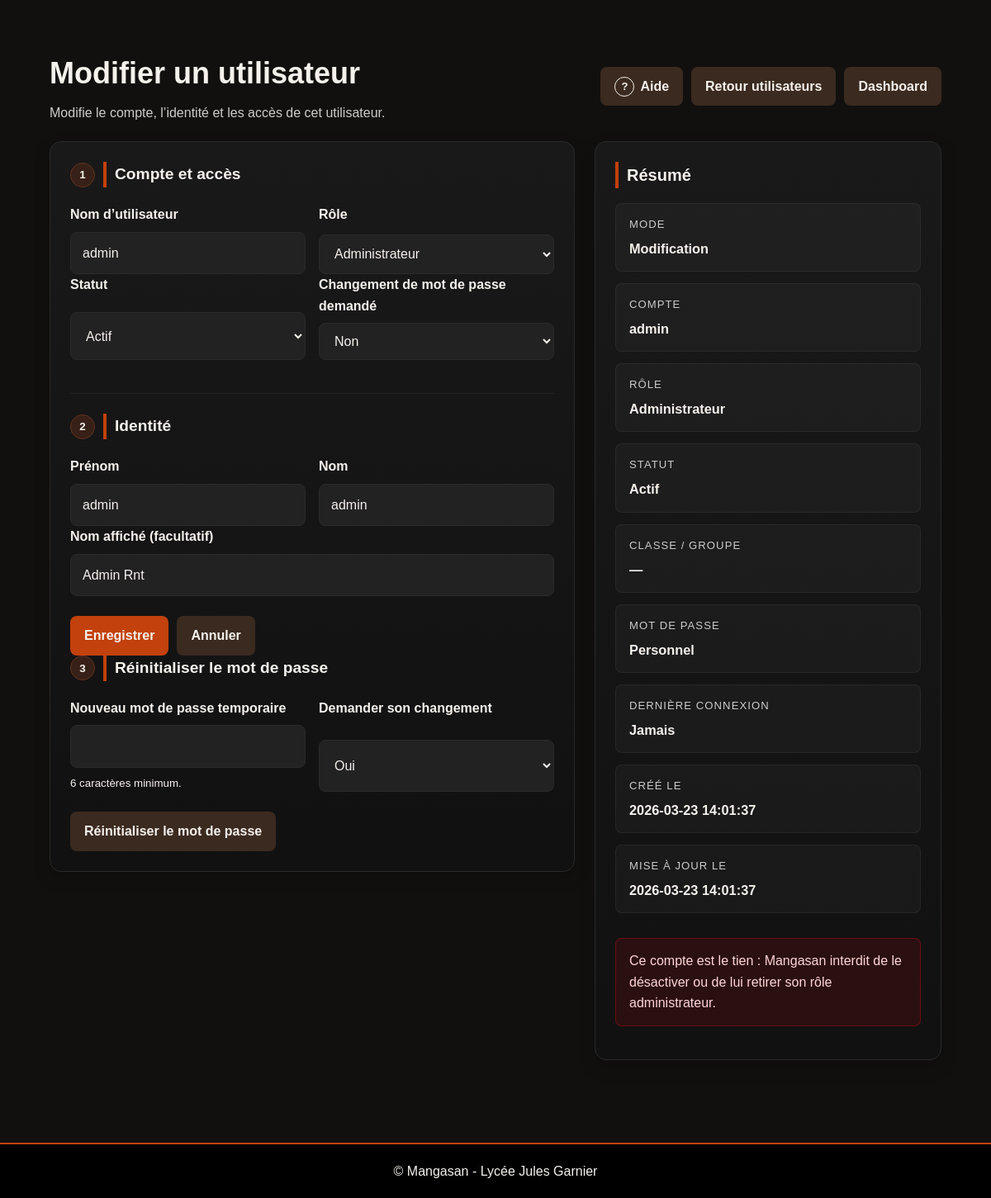
/admin/user_edit.php?id=1 (signed in), run on the app's committed database.
### tables this page shows
CREATE TABLE `users` (
  `id` int(10) UNSIGNED NOT NULL,
  `role_id` int(10) UNSIGNED NOT NULL,
  `username` varchar(100) NOT NULL,
  `first_name` varchar(100) NOT NULL,
  `last_name` varchar(100) NOT NULL,
  `display_name` varchar(150) DEFAULT NULL,
  `class_name` varchar(100) DEFAULT NULL,
  `password_hash` varchar(255) NOT NULL,
  `status` enum('active','inactive') NOT NULL DEFAULT 'active',
  `must_change_password` tinyint(1) NOT NULL DEFAULT 0,
  `created_at` datetime NOT NULL DEFAULT current_timestamp(),
  `updated_at` datetime NOT NULL DEFAULT current_timestamp() ON UPDATE current_timestamp(),
  `last_login_at` datetime DEFAULT NULL
);

CREATE TABLE `roles` (
  `id` int(10) UNSIGNED NOT NULL,
  `name` varchar(50) NOT NULL,
  `label` varchar(100) NOT NULL,
  `created_at` datetime NOT NULL DEFAULT current_timestamp()
);

### includes/auth.php (called while the page is built, shortened)
<?php
function getCurrentUserId(): ?int
{
    return isset($_SESSION['user_id']) ? (int)$_SESSION['user_id'] : null;
}

### admin/user_edit.php (the view, shortened to what this page needs)
<?php
require_once __DIR__ . '/../includes/db.php';
require_once __DIR__ . '/../includes/auth.php';
function e(?string $value): string
{
    return htmlspecialchars((string) $value, ENT_QUOTES, 'UTF-8');
}
$userId = filter_input(INPUT_GET, 'id', FILTER_VALIDATE_INT);
$isEditMode = $userId !== false && $userId !== null;
$rolesStmt = $pdo->query(
    "SELECT id, name, label
     FROM roles
     WHERE name IN ('member', 'admin')
     ORDER BY CASE WHEN name = 'member' THEN 1 WHEN name = 'admin' THEN 2 ELSE 3 END, label ASC"
);
$assignableRoles = $rolesStmt->fetchAll();
$defaultRoleId = null;
foreach ($assignableRoles as $role) {
    if ((string) $role['name'] === 'member') {
        $defaultRoleId = (int) $role['id'];
        break;
    }
}
$user = [
    'id' => null,
    'role_id' => $defaultRoleId,
    'role_name' => 'member',
    'role_label' => 'Membre',
    'username' => '',
    'first_name' => '',
    'last_name' => '',
    'display_name' => '',
    'class_name' => '',
    'status' => 'active',
    'must_change_password' => 1,
    'created_at' => '',
    'updated_at' => '',
    'last_login_at' => ''
];
if ($isEditMode) {
    $stmt = $pdo->prepare(
        "SELECT
            users.*,
            roles.name AS role_name,
            roles.label AS role_label
         FROM users
         INNER JOIN roles ON roles.id = users.role_id
         WHERE users.id = :id
         LIMIT 1"
    );
    $stmt->execute([
        'id' => $userId
    ]);
    $row = $stmt->fetch();
    $user = $row;
}
$currentUserId = getCurrentUserId();
$isSelf = $isEditMode && $currentUserId === (int) $user['id'];
require_once __DIR__ . '/../includes/header.php';
?>
<main class="admin-dashboard-page admin-user-edit-page">
    <section class="home-section">
        <div class="container">
            <div class="admin-toolbar" id="userEditHelpHeading">
                <div class="admin-page-heading">
                    <h1><?php echo $isEditMode ? 'Modifier un utilisateur' : 'Créer un utilisateur'; ?></h1>
                    <p><?php echo $isEditMode ? 'Modifie le compte, l’identité et les accès de cet utilisateur.' : 'Crée un nouveau compte membre ou administrateur.'; ?></p>
                </div>
                <div class="admin-toolbar-actions">
                    <button type="button" class="btn btn-secondary admin-help-launch" data-admin-help-open>Aide</button>
                    <a href="/mangasan/admin/users.php" class="btn btn-secondary">Retour utilisateurs</a>
                    <a href="/mangasan/admin/index.php" class="btn btn-secondary">Dashboard</a>
                </div>
            </div>
            <div class="admin-layout-two-columns admin-user-edit-layout">
                <div class="admin-panel admin-user-edit-form-panel">
                    <form
                        method="post"
                        action="<?php echo $isEditMode ? '/mangasan/actions/user_update.php' : '/mangasan/actions/user_create.php'; ?>"
                        class="admin-form"
                        id="userEditForm"
                    >
                        <section class="admin-form-section admin-user-edit-section" id="userEditHelpAccount">
                            <div class="admin-form-section-heading">
                                <div>
                                    <span class="admin-form-section-kicker">1</span>
                                    <h2>Compte et accès</h2>
                                </div>
                            </div>
                            <div class="admin-form-grid">
                                <div class="admin-field">
                                    <label for="username">Nom d’utilisateur</label>
                                    <input type="text" id="username" name="username" value="<?php echo e((string) $user['username']); ?>" required autocomplete="off">
                                </div>
                                <div class="admin-field" id="userEditHelpRole">
                                    <label for="role_id">Rôle</label>
                                    <select id="role_id" name="role_id" required>
                                        <?php foreach ($assignableRoles as $role): ?>
                                            <option
                                                value="<?php echo (int) $role['id']; ?>"
                                                data-role-name="<?php echo e((string) $role['name']); ?>"
                                                <?php echo (int) $user['role_id'] === (int) $role['id'] ? 'selected' : ''; ?>
                                            >
                                                <?php echo e((string) $role['label']); ?>
                                            </option>
                                        <?php endforeach; ?>
                                    </select>
                                </div>
                            </div>
                            <div class="admin-form-grid">
                                <div class="admin-field">
                                    <label for="status">Statut</label>
                                    <select id="status" name="status">
                                        <option value="active" <?php echo (string) $user['status'] === 'active' ? 'selected' : ''; ?>>Actif</option>
                                    </select>
                                </div>
                                <div class="admin-field" id="userEditHelpPasswordFlag">
                                    <label for="must_change_password">Changement de mot de passe demandé</label>
                                    <select id="must_change_password" name="must_change_password">
                                        <option value="0" <?php echo (int) $user['must_change_password'] === 0 ? 'selected' : ''; ?>>Non</option>
                                    </select>
                                </div>
                            </div>
                        </section>
                        <section class="admin-form-section admin-user-edit-section" id="userEditHelpIdentity">
                            <div class="admin-form-section-heading">
                                <div>
                                    <span class="admin-form-section-kicker">2</span>
                                    <h2>Identité</h2>
                                </div>
                            </div>
                            <div class="admin-form-grid">
                                <div class="admin-field">
                                    <label for="first_name">Prénom</label>
                                    <input type="text" id="first_name" name="first_name" value="<?php echo e((string) $user['first_name']); ?>" required>
                                </div>
                                <div class="admin-field">
                                    <label for="last_name">Nom</label>
                                    <input type="text" id="last_name" name="last_name" value="<?php echo e((string) $user['last_name']); ?>" required>
                                </div>
                            </div>
                            <div class="admin-field">
                                <label for="display_name">Nom affiché <span class="admin-field-optional">(facultatif)</span></label>
                                <input type="text" id="display_name" name="display_name" value="<?php echo e((string) $user['display_name']); ?>">
                            </div>
                        </section>
                        <div class="admin-form-actions admin-user-edit-form-actions" id="userEditHelpSave">
                            <button type="submit" class="btn btn-primary"><?php echo $isEditMode ? 'Enregistrer' : 'Créer'; ?></button>
                            <a href="/mangasan/admin/users.php" class="btn btn-secondary">Annuler</a>
                        </div>
                    </form>
                    <?php if ($isEditMode): ?>
                        <section class="admin-form-section admin-user-edit-section admin-user-password-section" id="userEditHelpPasswordReset">
                            <div class="admin-form-section-heading">
                                <div>
                                    <span class="admin-form-section-kicker">3</span>
                                    <h2>Réinitialiser le mot de passe</h2>
                                </div>
                            </div>
                            <form method="post" action="/mangasan/actions/user_reset_password.php" class="admin-form" id="userResetPasswordForm">
                                <div class="admin-form-grid">
                                    <div class="admin-field">
                                        <label for="new_password">Nouveau mot de passe temporaire</label>
                                        <input type="password" id="new_password" name="new_password" minlength="6" required autocomplete="new-password">
                                        <small class="admin-help-text">6 caractères minimum.</small>
                                    </div>
                                    <div class="admin-field">
                                        <label for="reset_must_change_password">Demander son changement</label>
                                        <select id="reset_must_change_password" name="must_change_password">
                                            <option value="1">Oui</option>
                                        </select>
                                    </div>
                                </div>
                                <div class="admin-form-actions">
                                    <button type="submit" class="btn btn-secondary">Réinitialiser le mot de passe</button>
                                </div>
                            </form>
                        </section>
                    <?php endif; ?>
                </div>
                <aside class="admin-preview-card admin-user-summary-card" id="userEditHelpSummary">
                    <div class="admin-preview-head">
                        <h2>Résumé</h2>
                    </div>
                    <div class="admin-preview-section">
                        <div class="admin-summary-item">
                            <span>Mode</span>
                            <strong><?php echo $isEditMode ? 'Modification' : 'Création'; ?></strong>
                        </div>
                        <div class="admin-summary-item">
                            <span>Compte</span>
                            <strong id="userSummaryUsername"><?php echo e((string) $user['username']) !== '' ? e((string) $user['username']) : 'Nouveau compte'; ?></strong>
                        </div>
                        <div class="admin-summary-item">
                            <span>Rôle</span>
                            <strong id="userSummaryRole"><?php echo e((string) $user['role_label']); ?></strong>
                        </div>
                        <div class="admin-summary-item">
                            <span>Statut</span>
                            <strong id="userSummaryStatus"><?php echo (string) $user['status'] === 'active' ? 'Actif' : 'Inactif'; ?></strong>
                        </div>
                        <div class="admin-summary-item">
                            <span>Classe / groupe</span>
                            <strong id="userSummaryClass"><?php echo !empty($user['class_name']) ? e((string) $user['class_name']) : '—'; ?></strong>
                        </div>
                        <div class="admin-summary-item">
                            <span>Mot de passe</span>
                            <strong id="userSummaryPasswordState"><?php echo (int) $user['must_change_password'] === 1 ? 'Changement demandé' : 'Personnel'; ?></strong>
                        </div>
                        <?php if ($isEditMode): ?>
                            <div class="admin-summary-item">
                                <span>Dernière connexion</span>
                                <strong><?php echo !empty($user['last_login_at']) ? e((string) $user['last_login_at']) : 'Jamais'; ?></strong>
                            </div>
                            <div class="admin-summary-item">
                                <span>Créé le</span>
                                <strong><?php echo e((string) $user['created_at']); ?></strong>
                            </div>
                            <div class="admin-summary-item">
                                <span>Mise à jour le</span>
                                <strong><?php echo e((string) $user['updated_at']); ?></strong>
                            </div>
                        <?php endif; ?>
                        <?php if ($isSelf): ?>
                            <div class="alert error">
                                Ce compte est le tien : Mangasan interdit de le désactiver ou de lui retirer son rôle administrateur.
                            </div>
                        <?php endif; ?>
                    </div>
                </aside>
            </div>
        </div>
    </section>
</main>
<?php require_once __DIR__ . '/../includes/footer.php'; ?>

### data on the page
users: username "admin", role_id "Administrateur", status "Actif", must_change_password "Non", first_name "admin", last_name "admin", display_name "Admin Rnt", created_at "2026-03-23 14:01:37", updated_at "2026-03-23 14:01:37"
